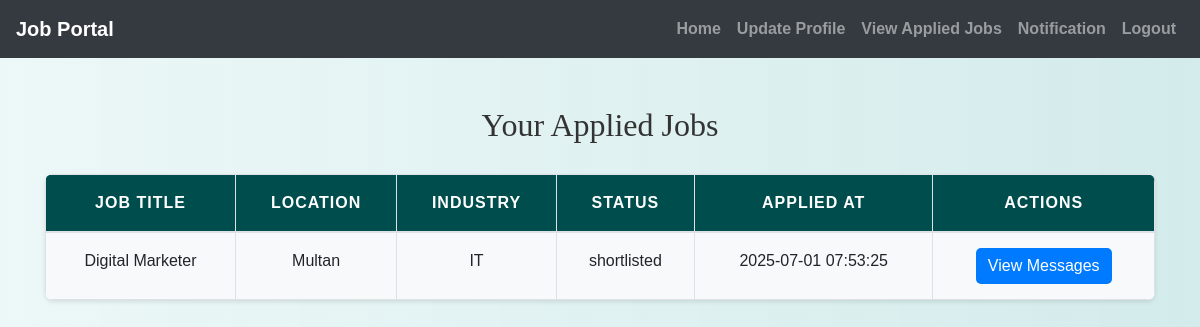
The app's page /candidate/view_apply.php (signed in) with its own data.
### tables this page shows
CREATE TABLE `applications` (
  `application_id` int(11) NOT NULL,
  `candidate_id` int(11) DEFAULT NULL,
  `job_id` int(11) DEFAULT NULL,
  `experience` int(11) DEFAULT NULL,
  `salary_expectation` int(11) DEFAULT NULL,
  `cv_url` varchar(255) DEFAULT NULL,
  `status` enum('applied','shortlisted','interviewed','rejected','accepted') DEFAULT NULL,
  `applied_at` datetime DEFAULT NULL,
  `updated_at` datetime DEFAULT NULL
);

CREATE TABLE `jobs` (
  `job_id` int(11) NOT NULL,
  `recruiter_id` int(11) DEFAULT NULL,
  `job_title` varchar(255) NOT NULL,
  `job_description` text NOT NULL,
  `job_requirements` text NOT NULL,
  `location` varchar(255) NOT NULL,
  `industry` varchar(255) NOT NULL,
  `keywords` varchar(255) NOT NULL,
  `status` enum('active','inactive') DEFAULT 'active',
  `created_at` timestamp NOT NULL DEFAULT current_timestamp(),
  `company_name` varchar(255) NOT NULL,
  `salary_range` varchar(100) NOT NULL,
  `job_type` enum('Full-time','Part-time','Contract') NOT NULL,
  `application_deadline` date DEFAULT NULL
);

### candidate/view_apply.php (the view, shortened to what this page needs)
<?php
include('config.php');
$candidate_id = $_SESSION["id"];
$sql = "SELECT A.*, J.job_title, J.location, J.industry, J.recruiter_id
        FROM Applications A
        INNER JOIN Jobs J ON A.job_id = J.job_id
        WHERE A.candidate_id = ?";
$stmt = mysqli_prepare($conn, $sql);
mysqli_stmt_bind_param($stmt, "i", $candidate_id);
mysqli_stmt_execute($stmt);
$result = mysqli_stmt_get_result($stmt);
$applied_jobs = mysqli_fetch_all($result, MYSQLI_ASSOC);
?>
<!DOCTYPE html>
<html>
<head>
    <link rel="stylesheet" href="https://maxcdn.bootstrapcdn.com/bootstrap/4.5.2/css/bootstrap.min.css">
    <link rel="stylesheet" href="./css/style.css">
</head>
<body>
<?php include('navbar.php'); ?>
<div class="container mt-5">
    <h2>Your Applied Jobs</h2>
    <table class="table">
        <thead>
            <tr>
                <th>Job Title</th>
                <th>Location</th>
                <th>Industry</th>
                <th>Status</th>
                <th>Applied At</th>
                <th>Actions</th>
            </tr>
        </thead>
        <tbody>
            <?php foreach ($applied_jobs as $job): ?>
                <tr>
                    <td><?php echo $job['job_title']; ?></td>
                    <td><?php echo $job['location']; ?></td>
                    <td><?php echo $job['industry']; ?></td>
                    <td><?php echo $job['status']; ?></td>
                    <td><?php echo $job['applied_at']; ?></td>
                    <td>
                        <a href="view_received_messages.php?recruiter_id=<?php echo $job['recruiter_id']; ?>" class="btn btn-primary">View Messages</a>
                    </td>
                </tr>
            <?php endforeach; ?>
        </tbody>
    </table>
</div>
</body>
</html>

### candidate/css/style.css (style rules this page uses)
body { background: linear-gradient(90deg, rgba(233, 246, 246, 0.831), rgba(207, 233, 233, 0.9)); font-family: 'Arial', sans-serif; color: #333; line-height: 1.6; }
h1, h2, h3, h4 { text-align: center; margin-top: 30px; margin-bottom: 30px; font-family: 'Georgia', serif; }
.container { margin-bottom: 40px; }
.table { width: 100%; border-collapse: collapse; margin-top: 20px; font-size: 16px; background-color: #ffffff; border-radius: 8px; overflow: hidden; box-shadow: 0 2px 4px rgba(0, 0, 0, 0.1); }
.table th, .table td { padding: 15px; border: 1px solid #dee2e6; text-align: center; }
.table thead th { background-color: #004d4d; color: white; font-weight: bold; text-transform: uppercase; letter-spacing: 1px; }
.table tbody tr:nth-child(odd) { background-color: #f8f9fa; }
.btn-primary { color: #fff; border: none; border-radius: 5px; cursor: pointer; transition: background-color 0.3s ease; }
a { color: #006666; text-decoration: none; font-weight: bold; }

### records on screen
applications: job.job_title "Digital Marketer", job.location "Multan", job.industry "IT", status "shortlisted", applied_at "2025-07-01 07:53:25"
